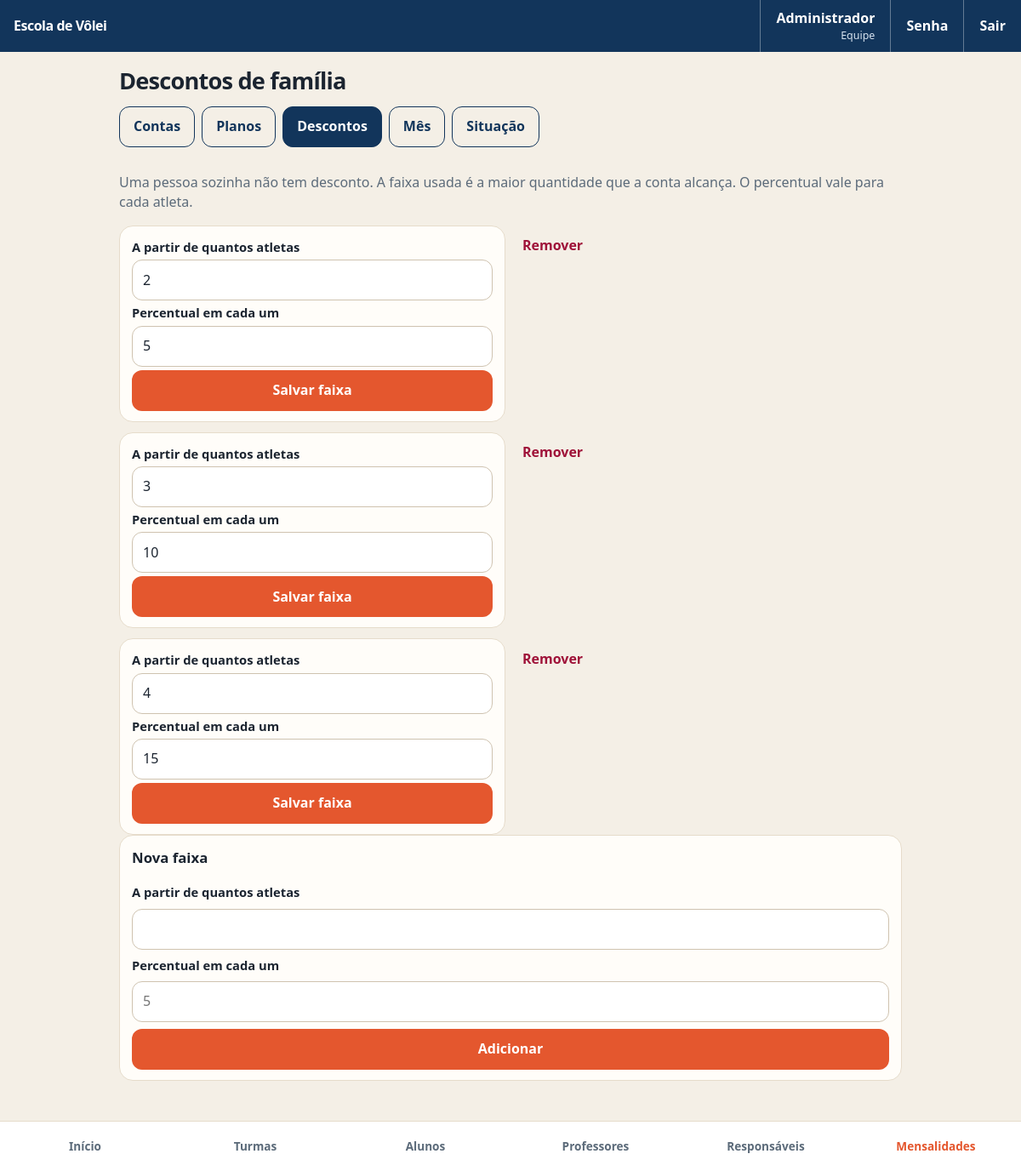
Page /mensalidades/descontos (signed in) on the committed database.
### tables this page shows
CREATE TABLE usuarios (
  id INT UNSIGNED AUTO_INCREMENT PRIMARY KEY,
  nome VARCHAR(120) NOT NULL,
  email VARCHAR(180) NOT NULL,
  senha_hash VARCHAR(255) NOT NULL,
  papel ENUM('equipe', 'responsavel', 'professor', 'aluno') NOT NULL,
  ativo TINYINT(1) NOT NULL DEFAULT 1,
  criado_em TIMESTAMP NOT NULL DEFAULT CURRENT_TIMESTAMP,
  atualizado_em TIMESTAMP NOT NULL DEFAULT CURRENT_TIMESTAMP ON UPDATE CURRENT_TIMESTAMP,
  UNIQUE KEY uq_usuarios_email (email)
);

CREATE TABLE faixas_desconto (
  id INT UNSIGNED AUTO_INCREMENT PRIMARY KEY,
  minimo_atletas TINYINT UNSIGNED NOT NULL,
  percentual DECIMAL(5,2) NOT NULL,
  UNIQUE KEY uq_faixas_minimo (minimo_atletas),
  CONSTRAINT ck_faixas_minimo CHECK (minimo_atletas >= 2),
  CONSTRAINT ck_faixas_percentual CHECK (percentual >= 0 AND percentual <= 100)
);

### src/helpers.php (called while the page is built, shortened)
<?php
function db(): PDO
{
    static $pdo = null;
    if ($pdo instanceof PDO) {
        return $pdo;
    }
    $c = require dirname(__DIR__) . '/config/database.php';
    $dsn = sprintf(
        'mysql:host=%s;port=%d;dbname=%s;charset=%s',
        $c['host'],
        $c['port'],
        $c['name'],
        $c['charset']
    );
    try {
        $pdo = new PDO($dsn, $c['user'], $c['pass'], [
            PDO::ATTR_ERRMODE => PDO::ERRMODE_EXCEPTION,
            PDO::ATTR_DEFAULT_FETCH_MODE => PDO::FETCH_ASSOC,
            PDO::ATTR_EMULATE_PREPARES => false,
        ]);
        $pdo->exec("SET time_zone = '-03:00'");
    } catch (PDOException $e) {
        error_log($e->getMessage());
        http_response_code(500);
        exit('Não foi possível conectar ao banco volei. Importe database/schema.sql no MariaDB.');
    }
    return $pdo;
}
function q(string $sql, array $params = []): array
{
    $st = db()->prepare($sql);
    $st->execute($params);
    return $st->fetchAll();
}
function q1(string $sql, array $params = []): ?array
{
    $st = db()->prepare($sql);
    $st->execute($params);
    $row = $st->fetch();
    return $row === false ? null : $row;
}
function base_path(): string
{
    $base = str_replace('\\', '/', dirname($_SERVER['SCRIPT_NAME'] ?? ''));
    $base = rtrim($base, '/');
    if ($base === '/' || $base === '.' || $base === '') {
        return '';
    }
    return $base;
}
function url(string $path = '/'): string
{
    $path = '/' . ltrim($path, '/');
    $full = base_path() . ($path === '/' ? '/' : $path);
    $partes = explode('/', $full);
    $partes = array_map(static fn (string $parte): string => rawurlencode($parte), $partes);
    $montada = implode('/', $partes);
    return $montada === '' ? '/' : $montada;
}
function request_path(): string
{
    $uri = parse_url($_SERVER['REQUEST_URI'] ?? '/', PHP_URL_PATH);
    $uri = rawurldecode(is_string($uri) ? $uri : '/');
    $base = base_path();
    $uri = '/' . trim($uri, '/');
    return $uri;
}
function e(?string $valor): string
{
    return htmlspecialchars((string) $valor, ENT_QUOTES, 'UTF-8');
}
function pull_flash(): ?array
{
    if (empty($_SESSION['flash']) || !is_array($_SESSION['flash'])) {
        return null;
    }
    $flash = $_SESSION['flash'];
    return $flash;
}
function render(string $view, array $data = [], bool $publico = false): void
{
    $data['publico'] = $publico;
    $data['usuario'] ??= Auth::usuario();
    $data['flash'] ??= pull_flash();
    $data['titulo'] ??= 'Escola de Vôlei';
    extract($data, EXTR_SKIP);
    require dirname(__DIR__) . '/views/' . $view . '.php';
    $conteudo = ob_get_clean();
    require dirname(__DIR__) . '/views/layout.php';
}
function require_login(): array
{
    $usuario = Auth::usuario();
    return $usuario;
}
function require_papel(string ...$papeis): array
{
    $usuario = require_login();
    return $usuario;
}
function nav_ativo(string $href): bool
{
    $atual = request_path();
    if ($href === '/') {
        return $atual === '/';
    }
    return $atual === $href || str_starts_with($atual, $href . '/');
}
function papel_label(string $papel): string
{
    return match ($papel) {
        'equipe' => 'Equipe',
        'responsavel' => 'Responsável',
        'professor' => 'Professor',
        'aluno' => 'Aluno',
        default => $papel,
    };
}

### src/controllers/mensalidades.php (called while the page is built, shortened)
<?php
function descontos_ver(): void
{
    require_papel('equipe');
    render('mensalidades/descontos', [
        'titulo' => 'Descontos',
        'faixas' => faixas_desconto(),
    ]);
}

### index.php (called while the page is built, shortened)
<?php
require __DIR__ . '/src/bootstrap.php';
require __DIR__ . '/src/routes.php';
despachar();

### src/regras.php (called while the page is built, shortened)
<?php
function faixas_desconto(): array
{
    return q('SELECT id, minimo_atletas, percentual FROM faixas_desconto ORDER BY minimo_atletas');
}

### src/Auth.php (called while the page is built, shortened)
<?php
final class Auth
{
    private static bool $resolvido = false;
    private static ?array $usuario = null;
    public static function usuario(): ?array
    {
        if (self::$resolvido) {
            return self::$usuario;
        }
        self::$resolvido = true;
        $id = $_SESSION['usuario_id'] ?? null;
        $usuario = q1(
            'SELECT id, nome, email, papel, ativo FROM usuarios WHERE id = ?',
            [(int) $id]
        );
        self::$usuario = $usuario;
        return $usuario;
    }
}

### views/mensalidades/descontos.php (the view, shortened to what this page needs)
<h1>Descontos de família</h1>
<p class="estado">Uma pessoa sozinha não tem desconto. A faixa usada é a maior quantidade que a conta alcança. O percentual vale para cada atleta.</p>
<?php if ($faixas === []): ?>
    <p class="vazio">Nenhuma faixa cadastrada. Toda conta fica sem desconto de família.</p>
<?php else: ?>
    <div class="lista">
        <?php foreach ($faixas as $faixa): ?>
            <form method="post" action="<?= e(url('/mensalidades/descontos/' . $faixa['id'])) ?>" class="form cartao">
                <label for="minimo-<?= (int) $faixa['id'] ?>">A partir de quantos atletas</label>
                <input id="minimo-<?= (int) $faixa['id'] ?>" name="minimo_atletas" type="number" min="2" max="30" required value="<?= (int) $faixa['minimo_atletas'] ?>">
                <label for="percentual-<?= (int) $faixa['id'] ?>">Percentual em cada um</label>
                <input id="percentual-<?= (int) $faixa['id'] ?>" name="percentual" inputmode="decimal" required value="<?= e(rtrim(rtrim(number_format((float) $faixa['percentual'], 2, ',', ''), '0'), ',')) ?>">
                <button class="btn" type="submit">Salvar faixa</button>
            </form>
            <form method="post" action="<?= e(url('/mensalidades/descontos/' . $faixa['id'] . '/excluir')) ?>" onsubmit="return confirm('Remover esta faixa?');">
                <button class="btn-perigo" type="submit">Remover</button>
            </form>
        <?php endforeach; ?>
    </div>
<?php endif; ?>
<form method="post" action="<?= e(url('/mensalidades/descontos')) ?>" class="form bloco">
    <h2>Nova faixa</h2>
    <label for="minimo_atletas">A partir de quantos atletas</label>
    <input id="minimo_atletas" name="minimo_atletas" type="number" min="2" max="30" required>
    <label for="percentual">Percentual em cada um</label>
    <input id="percentual" name="percentual" inputmode="decimal" required placeholder="5">
    <button class="btn" type="submit">Adicionar</button>
</form>

### src/routes.php (shortened to what this page needs)
<?php
require __DIR__ . '/controllers/auth.php';
require __DIR__ . '/controllers/mensalidades.php';
function despachar(): void
{
    $metodo = $_SERVER['REQUEST_METHOD'] ?? 'GET';
    $caminho = request_path();
    foreach ($rotas as [$metodoRota, $padrao, $acao]) {
        if ($metodoRota === $metodo && preg_match($padrao, $caminho, $params)) {
            array_shift($params);
            $acao(...$params);
            return;
        }
    }
}

### views/layout.php (shortened to what this page needs)
<!DOCTYPE html>
<html lang="pt-BR">
<head>
    <link rel="stylesheet" href="<?= e(url('/assets/css/app.css')) ?>?v=<?= (int) @filemtime(__DIR__ . '/../assets/css/app.css') ?>">
</head>
<body class="<?= !empty($publico) ? 'publico' : 'app' ?>">
<?php if (!empty($publico)): ?>
    <main class="miolo miolo-publico">
        <?= $conteudo ?>
    </main>
<?php else: ?>
    <header class="topo">
        <a class="marca-topo" href="<?= e(url('/')) ?>">Escola de Vôlei</a>
        <?php if (!empty($usuario)): ?>
            <div class="topo-acoes">
                <p class="quem">
                    <strong><?= e($usuario['nome']) ?></strong>
                    <span><?= e(papel_label($usuario['papel'])) ?></span>
                </p>
                <?php if ($usuario['papel'] === 'equipe'): ?>
                    <a class="link-topo" href="<?= e(url('/senha')) ?>">Senha</a>
                <?php endif; ?>
                <form class="topo-sair" method="post" action="<?= e(url('/sair')) ?>">
                    <button class="link-topo botao-link" type="submit">Sair</button>
                </form>
            </div>
        <?php endif; ?>
    </header>
    <main class="miolo">
        <?= $conteudo ?>
    </main>
    <?php if (!empty($usuario)): ?>
        <nav class="nav" aria-label="Principal">
            <?php
            if ($usuario['papel'] === 'equipe') {
                $itens = [['/', 'Início'], ['/turmas', 'Turmas'], ['/alunos', 'Alunos'], ['/professores', 'Professores'], ['/responsaveis', 'Responsáveis'], ['/mensalidades', 'Mensalidades']];
            } elseif ($usuario['papel'] === 'professor') {
                $itens = [['/', 'Início'], ['/senha', 'Senha']];
            } else {
                $itens = [['/', 'Início'], ['/pagamentos', 'Pagamentos'], ['/senha', 'Senha']];
            }
            foreach ($itens as [$href, $rotulo]):
            ?>
                <a href="<?= e(url($href)) ?>"<?= nav_ativo($href) ? ' aria-current="page"' : '' ?>><?= e($rotulo) ?></a>
            <?php endforeach; ?>
        </nav>
    <?php endif; ?>
<?php endif; ?>
</body>
</html>

### assets/css/app.css (style rules this page uses)
:root { color-scheme: light; --navy: #12355b; --ink: #1b2430; --muted: #5c6b7a; --sand: #f4efe6; --card: #fffdf9; --line: #e6dccb; --orange: #e4572e; --orange-dark: #c2410c; --ok: #166534; --ok-bg: #e8f6ee; --erro: #9f1239; --erro-bg: #fde8ee; --selo: #9a3412; --selo-bg: #ffedd5; }
* { box-sizing: border-box; }
html, body { margin: 0; padding: 0; }
body { font-family: "Segoe UI", "Helvetica Neue", sans-serif; color: var(--ink); background: var(--sand); line-height: 1.45; }
body.app { padding-bottom: 92px; }
a { color: var(--navy); }
h1 { margin: 0 0 14px; font-size: 1.7rem; letter-spacing: -0.03em; line-height: 1.15; }
h2 { margin: 0 0 10px; font-size: 1.05rem; }
.topo { position: sticky; top: 0; z-index: 5; display: flex; justify-content: space-between; gap: 16px; align-items: stretch; padding: 0 0 0 16px; background: var(--navy); color: #fff; }
.marca-topo { display: flex; align-items: center; color: #fff; font-weight: 800; text-decoration: none; letter-spacing: -0.03em; padding: 14px 0; }
.topo-acoes { display: flex; align-items: stretch; gap: 0; min-width: 0; }
.quem { display: flex; flex-direction: column; justify-content: center; margin: 0; min-width: 0; text-align: right; padding: 10px 18px; border-left: 1px solid rgba(255, 255, 255, 0.35); }
.quem strong, .quem span { display: block; overflow: hidden; text-overflow: ellipsis; white-space: nowrap; max-width: 42vw; }
.quem span { color: #d6e2ee; font-size: 0.78rem; }
.topo-sair { display: flex; align-items: stretch; margin: 0; }
.link-topo, .botao-link { display: flex; align-items: center; color: #fff; background: transparent; border: 0; border-left: 1px solid rgba(255, 255, 255, 0.35); font: inherit; font-weight: 700; text-decoration: none; min-height: 52px; padding: 0 18px; cursor: pointer; }
.miolo { width: min(920px, calc(100% - 28px)); margin: 18px auto 0; }
.form { display: grid; gap: 8px; }
label { font-weight: 700; font-size: 0.92rem; }
input, select { width: 100%; min-height: 48px; padding: 10px 12px; font: inherit; font-size: 16px; color: var(--ink); background: #fff; border: 1px solid #cfc3b0; border-radius: 12px; }
.btn, .btn-secundario, .btn-perigo { display: inline-flex; align-items: center; justify-content: center; min-height: 48px; padding: 0 16px; border-radius: 12px; font: inherit; font-weight: 800; text-decoration: none; cursor: pointer; width: 100%; }
.btn { background: var(--orange); color: #fff; border: 0; }
.btn-perigo { width: auto; background: transparent; color: var(--erro); border: 0; padding: 0 8px; }
.lista { display: grid; gap: 12px; }
.cartao, .bloco { background: var(--card); border: 1px solid var(--line); border-radius: 16px; padding: 14px 14px 12px; }
.cartao { display: grid; gap: 4px; align-content: start; }
.cartao span, .estado, .vazio { color: var(--muted); }
.bloco { margin-bottom: 14px; }
.nav { position: fixed; left: 0; right: 0; bottom: 0; z-index: 6; display: flex; background: #fff; border-top: 1px solid var(--line); padding-bottom: env(safe-area-inset-bottom); }
.nav a { flex: 1; min-height: 58px; display: flex; align-items: center; justify-content: center; padding: 8px 4px; text-align: center; text-decoration: none; color: var(--muted); font-size: 0.72rem; font-weight: 800; line-height: 1.15; }
.nav a[aria-current="page"] { color: var(--orange); }
@media (min-width: 800px) { .lista { grid-template-columns: 1fr 1fr; } }
@media (min-width: 800px) { .nav a { font-size: 0.85rem; } }

### rows in the picture
usuarios: nome "Administrador", papel "Equipe"
faixas_desconto: minimo_atletas "2", percentual "5"
faixas_desconto: minimo_atletas "3", percentual "10"
faixas_desconto: minimo_atletas "4", percentual "15"

### other values in the picture
$rotulo "Contas"
$rotulo "Planos"
$rotulo "Descontos"
$rotulo "Mês"
$rotulo "Situação"
$rotulo "Início"
$rotulo "Turmas"
$rotulo "Alunos"
$rotulo "Professores"
$rotulo "Responsáveis"
$rotulo "Mensalidades"
